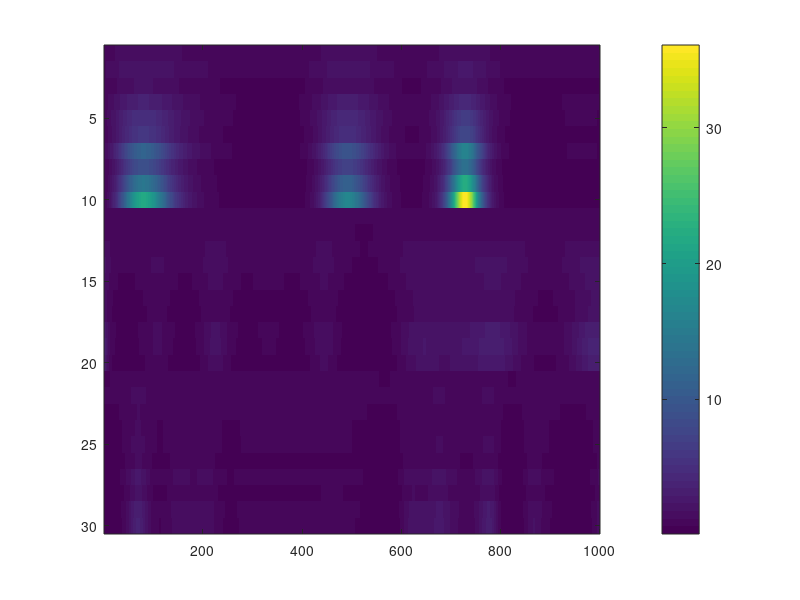

This chart was generated by the following MATLAB code: (Note: this script raises an error after producing the figure.)
addpath(genpath('C:\Users\gaw19004\Documents\GitHub\state-space-clustering'));
% addpath(genpath('D:\github\state-space-clustering'));


%% simulation
rng(123)
n = 10; % 50
nClus = 3;
N = n*nClus;
p = 2;
T = 1000;

Lab = repelem(1:nClus, n);

d = randn(n*nClus,1)/5;
C_trans = zeros(n*nClus, p*nClus);
for k = 1:length(Lab)
    C_trans(k, ((Lab(k)-1)*p+1):(Lab(k)*p)) = sum(Lab(1:k)==Lab(k))/sum(Lab==Lab(k));
end

X = zeros(p*nClus, T);
x0 = [1.2 1.2 0.5 0.5 1 1]*10*0;
Q0 = eye(nClus*p)*1e-2;
X(:,1) = mvnrnd(x0, Q0)';

b1 = ones(p,1)*0.01;
b2 = ones(p,1)*0;
b3 = ones(p,1)*-0.03;
b = [b1;b2;b3];
b = b*0;

Q1 = 1e-3*eye(p);
Q2 = 1e-3*eye(p);
Q3 = 1e-3*eye(p);
Q = blkdiag(Q1, Q2, Q3);

% Generate X offline (A unspecified)
for i=1:size(Q,1)
    k = ceil(rand()*20)+10;
    X(i,:) = interp1(linspace(0,1,k),randn(k,1),linspace(0,1,T),'spline');
end

% let's generate lambda
logLam = zeros(n*nClus, T);
logLam(:,1) = d + C_trans*X(:,1);

for t=2:T
    logLam(:, t) = d + C_trans*X(:,t);
end

Y = poissrnd(exp(logLam));

figure(1)
imagesc(exp(logLam))
colorbar()

figure(2)
clusterPlot(Y, Lab)

figure(3)
subplot(1,3,1)
plot(X(1:p,:)')
subplot(1,3,2)
plot(X(p+1:2*p,:)')
subplot(1,3,3)
plot(X(2*p+1:3*p,:)')

%%
nClus = 1;
Lab = ones(1,N);
rng(3)
ng = 100;

% pre-allocation
X_fit = zeros(nClus*p, T, ng);
d_fit = zeros(N, nClus, ng);
C_fit = zeros(N, nClus*p, ng);
mudc_fit = zeros(p+1, nClus, ng);
Sigdc_fit = zeros(p+1, p+1, nClus, ng);
x0_fit = zeros(nClus*p, ng);
A_fit = zeros(nClus*p, nClus*p, ng);
b_fit = zeros(nClus*p, ng);
Q_fit = zeros(nClus*p, nClus*p, ng);


% priors
% place-holder...
Q0 = eye(nClus*p)*1e-2;

mux00 = zeros(nClus*p, 1);
Sigx00 = eye(nClus*p);

deltadc0 = zeros(p+1,1);
Taudc0 = eye(p+1);

% Psidc0 = eye(p+1);
Psidc0 = eye(p+1)*1e-4;
nudc0 = p+1+2;

mubA0_mat = [zeros(nClus*p,1) eye(nClus*p)];
SigbA0 = eye(p*(1+p*nClus))*0.25;

Psi0 = eye(p)*1e-4;
nu0 = p+2;

% initials
% initial for d_fit: 0
C_raw = reshape(normrnd(0,1e-2,N*p,1), [], p);
d_tmp = zeros(N,1);
for k = unique(Lab)
    ladid_tmp = id2id(k, p);
    C_fit(Lab == k, ladid_tmp, 1) = C_raw(Lab == k, :);
    d_tmp(Lab == k) = d_fit(Lab ==k, k);
end

% mudc_fit(:,:,1) = zeros(p+1, 1);
Sigdc_fit(:,:,1:nClus,1) = repmat(eye(p+1)*1e-2,1,1,nClus);

A_fit(:,:,1) = eye(nClus*p);
% initial for b_fit: 0
Q_fit(:,:,1) = eye(nClus*p)*1e-4;


x0_fit(:,1) = lsqr(C_fit(:,:,1),(log(mean(Y(:,1:10),2))-d_tmp));
[X_tmp,~,~] = ppasmoo_poissexp_v2(Y,C_fit(:,:,1),d_tmp,...
    x0_fit(:,1),Q0,A_fit(:,:,1),b_fit(:,1),Q_fit(:,:,1));
gradHess = @(vecX) gradHessX(vecX, d_tmp, C_fit(:,:,1), x0_fit(:,1), Q0,...
    Q_fit(:,:,1), A_fit(:,:,1), b_fit(:,1), Y);
[muXvec,~,hess_tmp,~] = newtonGH(gradHess,X_tmp(:),1e-10,1000);
X_fit(:,:,1) = reshape(muXvec, [], T);



%% MCMC
for g = 2:ng
    
    disp(g)
    
    % (1) update X_fit
    % adaptive smoothing
    
    d_raw = d_fit(:,:,g-1);
    I = (1 : size(d_raw, 1)) .';
    k = sub2ind(size(d_raw), I, Lab');
    d_tmp = d_raw(k);
    C_tmp = C_fit(:,:,g-1);
    
    x0_tmp = x0_fit(:,g-1);
    A_tmp = A_fit(:,:,g-1);
    b_tmp = b_fit(:,g-1);
    Q_tmp = Q_fit(:,:,g-1);
%     X_tmp = X_fit(:,:,g-1);
    X_tmp = ppasmoo_poissexp_v2(Y,C_tmp,d_tmp,x0_tmp,Q0,A_tmp,b_tmp,Q_tmp);
%     hess_tmp = hessX(muX(:), d_tmp, C_tmp, Q0, Q_tmp, A_tmp, Y);
    
    % if use Newton?
    gradHess = @(vecX) gradHessX(vecX, d_tmp, C_tmp, x0_tmp, Q0, Q_tmp, A_tmp, b_tmp, Y);
    [muXvec,~,hess_tmp,~] = newtonGH(gradHess,X_tmp(:),1e-10,1000);
    muX = reshape(muXvec, [], T);
    
    % tic;
    % use Cholesky decomposition to sample efficiently
    R = chol(-hess_tmp,'lower'); % sparse
    z = randn(length(muX(:)), 1) + R'*muX(:);
    Xsamp = R'\z;
    X_fit(:,:,g) = reshape(Xsamp,[], T);
    % toc;
    
    % (2) update x0_fit
    Sigx0 = inv(inv(Sigx00) + inv(Q0));
    mux0 = Sigx0*(Sigx00\mux00 + Q0\X_fit(:,1,g));
    x0_fit(:,g) = mvnrnd(mux0, Sigx0)';
    % disp(x0_fit(:,g))
    
    % (3) update d_fit & C_fit
    % Laplace approximation
    
    for i = 1:N
        l = Lab(i);
        latentId = id2id(l,p);
        X_tmp = [ones(1, T) ;X_fit(latentId,:,g)]';
        
        lamdc = @(dc) exp(X_tmp*dc);
        
        derdc = @(dc) X_tmp'*(Y(i,:)' - lamdc(dc)) - Sigdc_fit(:,:,l,g-1)\(dc - mudc_fit(:,l,g-1));
        hessdc = @(dc) -X_tmp'*diag(lamdc(dc))*X_tmp - inv(Sigdc_fit(:,:,l,g-1));
        [mudc,~,niSigdc,~] = newton(derdc,hessdc,...
            [d_fit(i,l, g-1) C_fit(i,latentId,g-1)]',1e-8,1000);
        
        % tic;
        % use warm start
        % invSigdc_star = inv(Sigdc_fit(:,:,l,g-1)) + X_tmp'*diag(lamdc(mudc_fit(:,l,g-1)))*X_tmp;
        % mudc_star = mudc_fit(:,l,g-1) + invSigdc_star\(X_tmp'*(Y(i,:)' - lamdc(mudc_fit(:,l,g-1))));
        % [mudc,~,niSigdc,~] = newton(derdc,hessdc,mudc_star,1e-8,1000);
        % toc;
        
        % [mudc [d(i) C_all(i,:)]']
        
        Sigdc = -inv(niSigdc);
        Sigdc = (Sigdc + Sigdc')/2;
        dc = mvnrnd(mudc, Sigdc);
        
        % dTest(i) = mudc(1);
        % CTest(i,:) = mudc(2:end);
        d_fit(i,l,g) = dc(1);
        C_fit(i,latentId,g) = dc(2:end);
    end
    
    %     C_fit(:,:,g)
    %     d_fit(:,:,g)
    
    % (4) update mudc_fit & Sigdc_fit
%    dcRes_all = [];
    for l = unique(Lab)
        dc_tmp = [d_fit(Lab == l, l, g) C_fit(Lab == l, id2id(l,p), g)];
        invTaudc = inv(Taudc0) + sum(Lab == l)*inv(Sigdc_fit(:,:,l,g-1));
        deltadc = invTaudc\(Taudc0\deltadc0 + Sigdc_fit(:,:,l,g-1)\sum(dc_tmp,1)');
        mudc_fit(:,l,g) = mvnrnd(deltadc, inv(invTaudc));
        
        % assume different covariances 
        dcRes = dc_tmp' - mudc_fit(:,l,g);
        Psidc = Psidc0 + dcRes*dcRes';
        nudc = sum(Lab == l) + nudc0;
        Sigdc_fit(:,:,l,g) = iwishrnd(Psidc,nudc);
        
        % assume single covariance
%         dcRes_all = [dcRes_all dc_tmp' - mudc_fit(:,l,g)];
    end
    
    % assume single covariance
%     Psidc = Psidc0 + dcRes_all*dcRes_all';
%     nudc = N + nudc0;
%     Sigdc_fit(:,:,:,g) = repmat(iwishrnd(Psidc,nudc),1,1,nClus);
    
%     mudc_fit(:,:,g)
%     Sigdc_fit(:,:,:,g)
    
    % (5) update b_fit & A_fit
    for l = unique(Lab)
        
        latentId = id2id(l,p);
        mubA0 = mubA0_mat(latentId, :);
        mubA0 = mubA0(:);
        Z_tmp = X_fit(latentId,2:T,g);
        Z_tmp2 = Z_tmp(:);
        
        X_tmp = kron([ones(1,T-1); X_fit(:, 1:(T-1), g)]', eye(p));
        SigbA_tmp = inv(inv(SigbA0) + X_tmp'*kron(eye(T-1), inv(Q_fit(latentId,latentId,g-1)))*X_tmp);
        SigbA_tmp = (SigbA_tmp + SigbA_tmp')/2;
        mubA_tmp = SigbA_tmp*(inv(SigbA0)*mubA0 +...
            X_tmp'*kron(eye(T-1), inv(Q_fit(latentId,latentId,g-1)))*Z_tmp2);
        bAtmp = reshape(mvnrnd(mubA_tmp, SigbA_tmp)', [], 1+nClus*p);
        b_fit(latentId,g) = bAtmp(:,1);
        A_fit(latentId,:,g) = bAtmp(:,2:end);
    end
    
    %     [b_fit(:,g) b]
    %     imagesc(abs(A_fit(:,:,g) - A))
    %     colorbar()
    
    % (6) update Q_fit
    for l = unique(Lab)
        latentId = ((l-1)*p+1):(l*p);
        mux = A_fit(latentId,:,g)*X_fit(:,1:(T-1),g) +...
            repmat(b_fit(latentId, g), 1, T-1);
        xq = X_fit(latentId,2:T,g) - mux;
        
        PsiQ = Psi0 + xq*xq';
        nuQ = T-1 + nu0;
        Q_fit(latentId,latentId,g) = iwishrnd(PsiQ,nuQ);
    end
end

%%
idx = 50:ng;

subplot(1,2,1)
imagesc(exp(C_trans*X + d))
cLim = caxis;
title('true')
colorbar()
subplot(1,2,2)
imagesc(exp(mean(C_fit(:,:,idx), 3)*mean(X_fit(:,:,idx), 3) + sum(mean(d_fit(:,:,idx), 3),2)))
set(gca,'CLim',cLim)
title('fit')
colorbar()

% plot(mean(X_fit(:,:,idx), 3)')
subplot(3,2,1)
plot(X(1:p,:)')
title('true')
subplot(3,2,2)
plot(mean(X_fit(1:p,:,idx), 3)')
title('fit')
subplot(3,2,3)
plot(X(p+1:2*p,:)')
subplot(3,2,4)
plot(mean(X_fit(p+1:2*p,:,idx), 3)')
subplot(3,2,5)
plot(X(2*p+1:3*p,:)')
subplot(3,2,6)
plot(mean(X_fit(2*p+1:3*p,:,idx), 3)')

imagesc(mean(A_fit(:,:,idx), 3))
colorbar()

mean(d_fit(:,:,idx), 3)
mean(C_fit(:,:,idx), 3)
mean(Q_fit(:,:,idx), 3)
mean(mudc_fit(:,:,idx), 3)
mean(Sigdc_fit(:,:,:,idx), 4)






